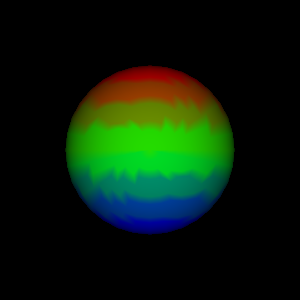

This chart was generated by the following Python code:
#!/usr/bin/env python

# Test vtkDiscretizableColorTransferFunction GetRange methods with a colored sphere.

import vtkmodules.vtkInteractionStyle  # noqa: F401
import vtkmodules.vtkRenderingFreeType  # noqa: F401
import vtkmodules.vtkRenderingOpenGL2  # noqa: F401

from vtkmodules.vtkFiltersCore import vtkElevationFilter
from vtkmodules.vtkFiltersSources import vtkSphereSource
from vtkmodules.vtkRenderingCore import (
    vtkActor,
    vtkDiscretizableColorTransferFunction,
    vtkPolyDataMapper,
    vtkRenderWindow,
    vtkRenderWindowInteractor,
    vtkRenderer,
)

# Discretizable color transfer function
cmap = vtkDiscretizableColorTransferFunction()
cmap.AddRGBPoint(0.0, 0.0, 0.0, 1.0)
cmap.AddRGBPoint(0.5, 0.0, 1.0, 0.0)
cmap.AddRGBPoint(1.0, 1.0, 0.0, 0.0)
cmap.SetDiscretize(1)
cmap.SetNumberOfValues(8)

# Sphere with elevation scalars
sphere = vtkSphereSource()
sphere.SetPhiResolution(32)
sphere.SetThetaResolution(32)

elevation = vtkElevationFilter()
elevation.SetInputConnection(sphere.GetOutputPort())
elevation.SetLowPoint(0, -0.5, 0)
elevation.SetHighPoint(0, 0.5, 0)
elevation.SetScalarRange(0.0, 1.0)

sphere_mapper = vtkPolyDataMapper()
sphere_mapper.SetInputConnection(elevation.GetOutputPort())
sphere_mapper.SetLookupTable(cmap)
sphere_mapper.SetScalarRange(0.0, 1.0)

sphere_actor = vtkActor()
sphere_actor.SetMapper(sphere_mapper)

renderer = vtkRenderer()
renderer.AddActor(sphere_actor)

render_window = vtkRenderWindow()
render_window.AddRenderer(renderer)
render_window.SetWindowName("get range discretizable color transfer function")
render_window.SetMultiSamples(0)
render_window.SetSize(300, 300)

interactor = vtkRenderWindowInteractor()
interactor.SetRenderWindow(render_window)

# Scene
renderer.ResetCamera()

interactor.Initialize()
interactor.Start()
